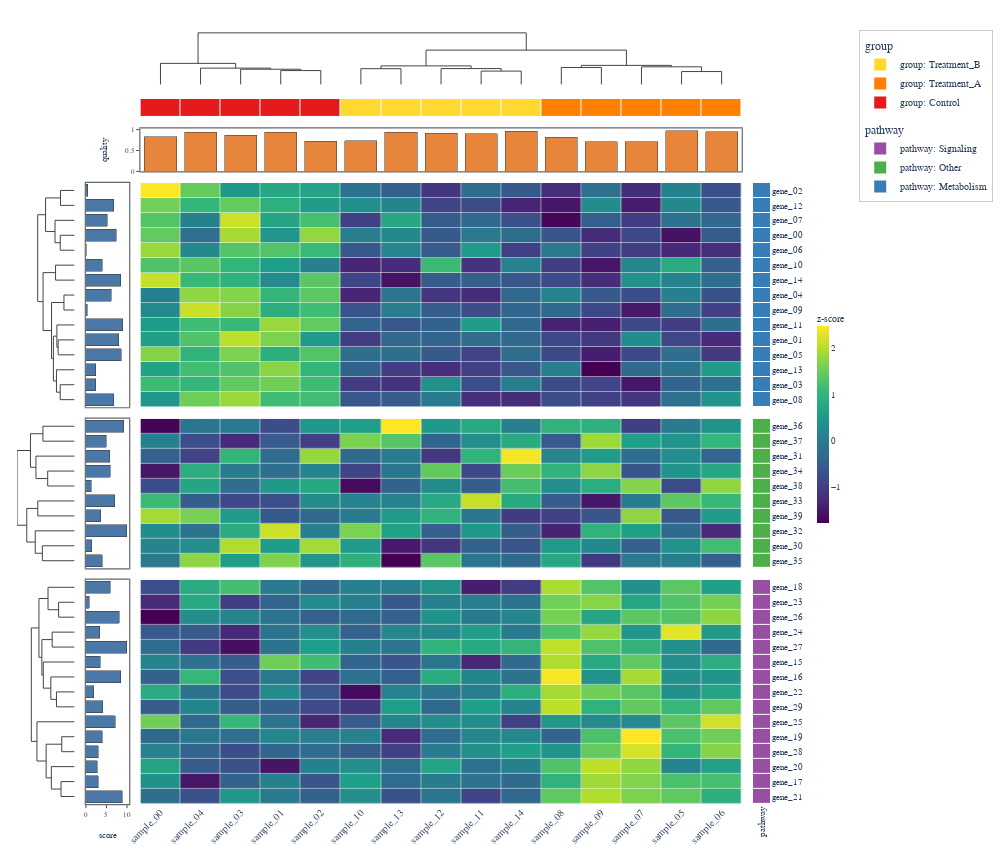

The cell this chart's notebook holds for it:
### Code cell
# Cell 5 — Split heatmap with left + right annotations and per-group dendrograms
hm5 = ComplexHeatmap(
    df,
    top_annotation=top_ha,
    left_annotation=left_ha,
    right_annotation=right_ha,
    split_rows_by="pathway",
    colorscale="Viridis",
    normalize="row",
    name="z-score",
    width=1000,
    height=850,
)
hm5.to_plotly()

### Figure 1 — Plotly figure (JSON) as saved in the notebook; plotly's stock layout.template omitted (floating-point values rounded to 4 significant figures; data arrays with more than 128 entries replaced by an {"elided": "..."} marker saying what was removed)
{"data": [{"colorbar": {"len": 0.3, "outlinewidth": 0, "thickness": 12, "tickfont": {"family": "Arial, Helvetica, sans-serif", "size": 9}, "title": {"font": {"family": "Arial, Helvetica, sans-serif", "size": 10}, "text": "z-score"}, "x": 1.056, "xpad": 4, "y": 0.5}, "colorscale": [[0.0, "#440154"], [0.1111, "#482878"], [0.2222, "#3e4989"], [0.3333, "#31688e"], [0.4444, "#26828e"], [0.5556, "#1f9e89"], [0.6667, "#35b779"], [0.7778, "#6ece58"], [0.8889, "#b5de2b"], [1.0, "#fde725"]], "customdata": {"elided": "15x15x2 str values"}, "hovertemplate": "row: %{customdata[0]}<br>col: %{customdata[1]}<br>value: %{z:.3f}<extra></extra>", "showscale": true, "type": "heatmap", "x": [0.0, 1.0, 2.0, 3.0, 4.0, 5.0, 6.0, 7.0, 8.0, 9.0, 10.0, 11.0, 12.0, 13.0, 14.0], "xaxis": "x6", "xgap": 0.5, "y": [0.0, 1.0, 2.0, 3.0, 4.0, 5.0, 6.0, 7.0, 8.0, 9.0, 10.0, 11.0, 12.0, 13.0, 14.0], "yaxis": "y6", "ygap": 0.5, "z": {"elided": "15x15 float values"}}, {"colorscale": [[0.0, "#440154"], [0.1111, "#482878"], [0.2222, "#3e4989"], [0.3333, "#31688e"], [0.4444, "#26828e"], [0.5556, "#1f9e89"], [0.6667, "#35b779"], [0.7778, "#6ece58"], [0.8889, "#b5de2b"], [1.0, "#fde725"]], "customdata": {"elided": "10x15x2 str values"}, "hovertemplate": "row: %{customdata[0]}<br>col: %{customdata[1]}<br>value: %{z:.3f}<extra></extra>", "showscale": false, "type": "heatmap", "x": [0.0, 1.0, 2.0, 3.0, 4.0, 5.0, 6.0, 7.0, 8.0, 9.0, 10.0, 11.0, 12.0, 13.0, 14.0], "xaxis": "x10", "xgap": 0.5, "y": [0.0, 1.0, 2.0, 3.0, 4.0, 5.0, 6.0, 7.0, 8.0, 9.0], "yaxis": "y10", "ygap": 0.5, "z": {"elided": "10x15 float values"}}, {"colorscale": [[0.0, "#440154"], [0.1111, "#482878"], [0.2222, "#3e4989"], [0.3333, "#31688e"], [0.4444, "#26828e"], [0.5556, "#1f9e89"], [0.6667, "#35b779"], [0.7778, "#6ece58"], [0.8889, "#b5de2b"], [1.0, "#fde725"]], "customdata": {"elided": "15x15x2 str values"}, "hovertemplate": "row: %{customdata[0]}<br>col: %{customdata[1]}<br>value: %{z:.3f}<extra></extra>", "showscale": false, "type": "heatmap", "x": [0.0, 1.0, 2.0, 3.0, 4.0, 5.0, 6.0, 7.0, 8.0, 9.0, 10.0, 11.0, 12.0, 13.0, 14.0], "xaxis": "x14", "xgap": 0.5, "y": [0.0, 1.0, 2.0, 3.0, 4.0, 5.0, 6.0, 7.0, 8.0, 9.0, 10.0, 11.0, 12.0, 13.0, 14.0], "yaxis": "y14", "ygap": 0.5, "z": {"elided": "15x15 float values"}}, {"hoverinfo": "none", "line": {"color": "#444444", "width": 1.0}, "mode": "lines", "showlegend": false, "type": "scatter", "x": [3.0, 3.0, 4.0, 4.0], "xaxis": "x", "y": [0.0, 5.689, 5.689, 0.0], "yaxis": "y"}, {"hoverinfo": "none", "line": {"color": "#444444", "width": 1.0}, "mode": "lines", "showlegend": false, "type": "scatter", "x": [2.0, 2.0, 3.5, 3.5], "xaxis": "x", "y": [0.0, 6.24, 6.24, 5.689], "yaxis": "y"}, {"hoverinfo": "none", "line": {"color": "#444444", "width": 1.0}, "mode": "lines", "showlegend": false, "type": "scatter", "x": [1.0, 1.0, 2.75, 2.75], "xaxis": "x", "y": [0.0, 6.687, 6.687, 6.24], "yaxis": "y"}, {"hoverinfo": "none", "line": {"color": "#444444", "width": 1.0}, "mode": "lines", "showlegend": false, "type": "scatter", "x": [0.0, 0.0, 1.875, 1.875], "xaxis": "x", "y": [0.0, 8.649, 8.649, 6.687], "yaxis": "y"}, {"hoverinfo": "none", "line": {"color": "#444444", "width": 1.0}, "mode": "lines", "showlegend": false, "type": "scatter", "x": [5.0, 5.0, 6.0, 6.0], "xaxis": "x", "y": [0.0, 6.457, 6.457, 0.0], "yaxis": "y"}, {"hoverinfo": "none", "line": {"color": "#444444", "width": 1.0}, "mode": "lines", "showlegend": false, "type": "scatter", "x": [8.0, 8.0, 9.0, 9.0], "xaxis": "x", "y": [0.0, 5.478, 5.478, 0.0], "yaxis": "y"}, {"hoverinfo": "none", "line": {"color": "#444444", "width": 1.0}, "mode": "lines", "showlegend": false, "type": "scatter", "x": [7.0, 7.0, 8.5, 8.5], "xaxis": "x", "y": [0.0, 6.502, 6.502, 5.478], "yaxis": "y"}, {"hoverinfo": "none", "line": {"color": "#444444", "width": 1.0}, "mode": "lines", "showlegend": false, "type": "scatter", "x": [5.5, 5.5, 7.75, 7.75], "xaxis": "x", "y": [6.457, 7.614, 7.614, 6.502], "yaxis": "y"}, {"hoverinfo": "none", "line": {"color": "#444444", "width": 1.0}, "mode": "lines", "showlegend": false, "type": "scatter", "x": [10.0, 10.0, 11.0, 11.0], "xaxis": "x", "y": [0.0, 6.959, 6.959, 0.0], "yaxis": "y"}, {"hoverinfo": "none", "line": {"color": "#444444", "width": 1.0}, "mode": "lines", "showlegend": false, "type": "scatter", "x": [13.0, 13.0, 14.0, 14.0], "xaxis": "x", "y": [0.0, 5.285, 5.285, 0.0], "yaxis": "y"}, {"hoverinfo": "none", "line": {"color": "#444444", "width": 1.0}, "mode": "lines", "showlegend": false, "type": "scatter", "x": [12.0, 12.0, 13.5, 13.5], "xaxis": "x", "y": [0.0, 7.23, 7.23, 5.285], "yaxis": "y"}, {"hoverinfo": "none", "line": {"color": "#444444", "width": 1.0}, "mode": "lines", "showlegend": false, "type": "scatter", "x": [10.5, 10.5, 12.75, 12.75], "xaxis": "x", "y": [6.959, 7.827, 7.827, 7.23], "yaxis": "y"}, {"hoverinfo": "none", "line": {"color": "#444444", "width": 1.0}, "mode": "lines", "showlegend": false, "type": "scatter", "x": [6.625, 6.625, 11.62, 11.62], "xaxis": "x", "y": [7.614, 14.09, 14.09, 7.827], "yaxis": "y"}, {"hoverinfo": "none", "line": {"color": "#444444", "width": 1.0}, "mode": "lines", "showlegend": false, "type": "scatter", "x": [0.9375, 0.9375, 9.125, 9.125], "xaxis": "x", "y": [8.649, 21.18, 21.18, 14.09], "yaxis": "y"}, {"hoverinfo": "none", "line": {"color": "#444444", "width": 1.0}, "mode": "lines", "showlegend": false, "type": "scatter", "x": [-0.0, -1.992, -1.992, -0.0], "xaxis": "x4", "y": [0.0, 0.0, 1.0, 1.0], "yaxis": "y4"}, {"hoverinfo": "none", "line": {"color": "#444444", "width": 1.0}, "mode": "lines", "showlegend": false, "type": "scatter", "x": [-0.0, -2.024, -2.024, -0.0], "xaxis": "x4", "y": [3.0, 3.0, 4.0, 4.0], "yaxis": "y4"}, {"hoverinfo": "none", "line": {"color": "#444444", "width": 1.0}, "mode": "lines", "showlegend": false, "type": "scatter", "x": [-0.0, -2.761, -2.761, -2.024], "xaxis": "x4", "y": [2.0, 2.0, 3.5, 3.5], "yaxis": "y4"}, {"hoverinfo": "none", "line": {"color": "#444444", "width": 1.0}, "mode": "lines", "showlegend": false, "type": "scatter", "x": [-1.992, -4.091, -4.091, -2.761], "xaxis": "x4", "y": [0.5, 0.5, 2.75, 2.75], "yaxis": "y4"}, {"hoverinfo": "none", "line": {"color": "#444444", "width": 1.0}, "mode": "lines", "showlegend": false, "type": "scatter", "x": [-0.0, -2.684, -2.684, -0.0], "xaxis": "x4", "y": [5.0, 5.0, 6.0, 6.0], "yaxis": "y4"}, {"hoverinfo": "none", "line": {"color": "#444444", "width": 1.0}, "mode": "lines", "showlegend": false, "type": "scatter", "x": [-0.0, -1.5, -1.5, -0.0], "xaxis": "x4", "y": [7.0, 7.0, 8.0, 8.0], "yaxis": "y4"}, {"hoverinfo": "none", "line": {"color": "#444444", "width": 1.0}, "mode": "lines", "showlegend": false, "type": "scatter", "x": [-0.0, -2.318, -2.318, -0.0], "xaxis": "x4", "y": [10.0, 10.0, 11.0, 11.0], "yaxis": "y4"}, {"hoverinfo": "none", "line": {"color": "#444444", "width": 1.0}, "mode": "lines", "showlegend": false, "type": "scatter", "x": [-0.0, -2.495, -2.495, -2.318], "xaxis": "x4", "y": [9.0, 9.0, 10.5, 10.5], "yaxis": "y4"}, {"hoverinfo": "none", "line": {"color": "#444444", "width": 1.0}, "mode": "lines", "showlegend": false, "type": "scatter", "x": [-0.0, -2.029, -2.029, -0.0], "xaxis": "x4", "y": [13.0, 13.0, 14.0, 14.0], "yaxis": "y4"}, {"hoverinfo": "none", "line": {"color": "#444444", "width": 1.0}, "mode": "lines", "showlegend": false, "type": "scatter", "x": [-0.0, -2.556, -2.556, -2.029], "xaxis": "x4", "y": [12.0, 12.0, 13.5, 13.5], "yaxis": "y4"}, {"hoverinfo": "none", "line": {"color": "#444444", "width": 1.0}, "mode": "lines", "showlegend": false, "type": "scatter", "x": [-2.495, -2.988, -2.988, -2.556], "xaxis": "x4", "y": [9.75, 9.75, 12.75, 12.75], "yaxis": "y4"}, {"hoverinfo": "none", "line": {"color": "#444444", "width": 1.0}, "mode": "lines", "showlegend": false, "type": "scatter", "x": [-1.5, -3.249, -3.249, -2.988], "xaxis": "x4", "y": [7.5, 7.5, 11.25, 11.25], "yaxis": "y4"}, {"hoverinfo": "none", "line": {"color": "#444444", "width": 1.0}, "mode": "lines", "showlegend": false, "type": "scatter", "x": [-2.684, -4.444, -4.444, -3.249], "xaxis": "x4", "y": [5.5, 5.5, 9.375, 9.375], "yaxis": "y4"}, {"hoverinfo": "none", "line": {"color": "#444444", "width": 1.0}, "mode": "lines", "showlegend": false, "type": "scatter", "x": [-4.091, -5.198, -5.198, -4.444], "xaxis": "x4", "y": [1.625, 1.625, 7.438, 7.438], "yaxis": "y4"}, {"hoverinfo": "none", "line": {"color": "#444444", "width": 1.0}, "mode": "lines", "showlegend": false, "type": "scatter", "x": [-0.0, -4.464, -4.464, -0.0], "xaxis": "x8", "y": [0.0, 0.0, 1.0, 1.0], "yaxis": "y8"}, {"hoverinfo": "none", "line": {"color": "#444444", "width": 1.0}, "mode": "lines", "showlegend": false, "type": "scatter", "x": [-0.0, -3.791, -3.791, -0.0], "xaxis": "x8", "y": [3.0, 3.0, 4.0, 4.0], "yaxis": "y8"}, {"hoverinfo": "none", "line": {"color": "#444444", "width": 1.0}, "mode": "lines", "showlegend": false, "type": "scatter", "x": [-0.0, -5.445, -5.445, -3.791], "xaxis": "x8", "y": [2.0, 2.0, 3.5, 3.5], "yaxis": "y8"}, {"hoverinfo": "none", "line": {"color": "#444444", "width": 1.0}, "mode": "lines", "showlegend": false, "type": "scatter", "x": [-4.464, -6.219, -6.219, -5.445], "xaxis": "x8", "y": [0.5, 0.5, 2.75, 2.75], "yaxis": "y8"}, {"hoverinfo": "none", "line": {"color": "#444444", "width": 1.0}, "mode": "lines", "showlegend": false, "type": "scatter", "x": [-0.0, -5.189, -5.189, -0.0], "xaxis": "x8", "y": [5.0, 5.0, 6.0, 6.0], "yaxis": "y8"}, {"hoverinfo": "none", "line": {"color": "#444444", "width": 1.0}, "mode": "lines", "showlegend": false, "type": "scatter", "x": [-0.0, -4.544, -4.544, -0.0], "xaxis": "x8", "y": [8.0, 8.0, 9.0, 9.0], "yaxis": "y8"}, {"hoverinfo": "none", "line": {"color": "#444444", "width": 1.0}, "mode": "lines", "showlegend": false, "type": "scatter", "x": [-0.0, -5.543, -5.543, -4.544], "xaxis": "x8", "y": [7.0, 7.0, 8.5, 8.5], "yaxis": "y8"}, {"hoverinfo": "none", "line": {"color": "#444444", "width": 1.0}, "mode": "lines", "showlegend": false, "type": "scatter", "x": [-5.189, -6.738, -6.738, -5.543], "xaxis": "x8", "y": [5.5, 5.5, 7.75, 7.75], "yaxis": "y8"}, {"hoverinfo": "none", "line": {"color": "#444444", "width": 1.0}, "mode": "lines", "showlegend": false, "type": "scatter", "x": [-6.219, -8.115, -8.115, -6.738], "xaxis": "x8", "y": [1.625, 1.625, 6.625, 6.625], "yaxis": "y8"}, {"hoverinfo": "none", "line": {"color": "#444444", "width": 1.0}, "mode": "lines", "showlegend": false, "type": "scatter", "x": [-0.0, -2.254, -2.254, -0.0], "xaxis": "x12", "y": [1.0, 1.0, 2.0, 2.0], "yaxis": "y12"}, {"hoverinfo": "none", "line": {"color": "#444444", "width": 1.0}, "mode": "lines", "showlegend": false, "type": "scatter", "x": [-0.0, -3.744, -3.744, -2.254], "xaxis": "x12", "y": [0.0, 0.0, 1.5, 1.5], "yaxis": "y12"}, {"hoverinfo": "none", "line": {"color": "#444444", "width": 1.0}, "mode": "lines", "showlegend": false, "type": "scatter", "x": [-0.0, -3.161, -3.161, -0.0], "xaxis": "x12", "y": [3.0, 3.0, 4.0, 4.0], "yaxis": "y12"}, {"hoverinfo": "none", "line": {"color": "#444444", "width": 1.0}, "mode": "lines", "showlegend": false, "type": "scatter", "x": [-0.0, -2.556, -2.556, -0.0], "xaxis": "x12", "y": [7.0, 7.0, 8.0, 8.0], "yaxis": "y12"}, {"hoverinfo": "none", "line": {"color": "#444444", "width": 1.0}, "mode": "lines", "showlegend": false, "type": "scatter", "x": [-0.0, -3.349, -3.349, -2.556], "xaxis": "x12", "y": [6.0, 6.0, 7.5, 7.5], "yaxis": "y12"}, {"hoverinfo": "none", "line": {"color": "#444444", "width": 1.0}, "mode": "lines", "showlegend": false, "type": "scatter", "x": [-0.0, -4.408, -4.408, -3.349], "xaxis": "x12", "y": [5.0, 5.0, 6.75, 6.75], "yaxis": "y12"}, {"hoverinfo": "none", "line": {"color": "#444444", "width": 1.0}, "mode": "lines", "showlegend": false, "type": "scatter", "x": [-3.161, -4.612, -4.612, -4.408], "xaxis": "x12", "y": [3.5, 3.5, 5.875, 5.875], "yaxis": "y12"}, {"hoverinfo": "none", "line": {"color": "#444444", "width": 1.0}, "mode": "lines", "showlegend": false, "type": "scatter", "x": [-3.744, -5.025, -5.025, -4.612], "xaxis": "x12", "y": [0.75, 0.75, 4.688, 4.688], "yaxis": "y12"}, {"hoverinfo": "none", "line": {"color": "#444444", "width": 1.0}, "mode": "lines", "showlegend": false, "type": "scatter", "x": [-0.0, -1.814, -1.814, -0.0], "xaxis": "x12", "y": [10.0, 10.0, 11.0, 11.0], "yaxis": "y12"}, {"hoverinfo": "none", "line": {"color": "#444444", "width": 1.0}, "mode": "lines", "showlegend": false, "type": "scatter", "x": [-0.0, -1.916, -1.916, -0.0], "xaxis": "x12", "y": [13.0, 13.0, 14.0, 14.0], "yaxis": "y12"}, {"hoverinfo": "none", "line": {"color": "#444444", "width": 1.0}, "mode": "lines", "showlegend": false, "type": "scatter", "x": [-0.0, -3.279, -3.279, -1.916], "xaxis": "x12", "y": [12.0, 12.0, 13.5, 13.5], "yaxis": "y12"}, {"hoverinfo": "none", "line": {"color": "#444444", "width": 1.0}, "mode": "lines", "showlegend": false, "type": "scatter", "x": [-1.814, -4.009, -4.009, -3.279], "xaxis": "x12", "y": [10.5, 10.5, 12.75, 12.75], "yaxis": "y12"}, {"hoverinfo": "none", "line": {"color": "#444444", "width": 1.0}, "mode": "lines", "showlegend": false, "type": "scatter", "x": [-0.0, -5.303, -5.303, -4.009], "xaxis": "x12", "y": [9.0, 9.0, 11.62, 11.62], "yaxis": "y12"}, {"hoverinfo": "none", "line": {"color": "#444444", "width": 1.0}, "mode": "lines", "showlegend": false, "type": "scatter", "x": [-5.025, -6.1, -6.1, -5.303], "xaxis": "x12", "y": [2.719, 2.719, 10.31, 10.31], "yaxis": "y12"}, {"colorscale": [[0.0, "#E41A1C"], [0.3333, "#E41A1C"], [0.3333, "#FF7F00"], [0.6667, "#FF7F00"], [0.6667, "#FFD92F"], [1.0, "#FFD92F"]], "customdata": [["Control", "Control", "Control", "Control", "Control", "Treatment_B", "Treatment_B", "Treatment_B", "Treatment_B", "Treatment_B", "Treatment_A", "Treatment_A", "Treatment_A", "Treatment_A", "Treatment_A"]], "hovertemplate": "group: %{customdata}<extra></extra>", "showscale": false, "type": "heatmap", "x": [0.0, 1.0, 2.0, 3.0, 4.0, 5.0, 6.0, 7.0, 8.0, 9.0, 10.0, 11.0, 12.0, 13.0, 14.0], "xaxis": "x2", "xgap": 1, "y": ["group"], "yaxis": "y2", "ygap": 1, "z": [[0, 0, 0, 0, 0, 2, 2, 2, 2, 2, 1, 1, 1, 1, 1]], "zmax": 2.5, "zmin": -0.5}, {"hovertemplate": "quality: %{y:.2f}<extra></extra>", "marker": {"color": "#E8853D", "line": {"color": "#333333", "width": 0.5}}, "name": "quality", "showlegend": false, "type": "bar", "x": [0.0, 1.0, 2.0, 3.0, 4.0, 5.0, 6.0, 7.0, 8.0, 9.0, 10.0, 11.0, 12.0, 13.0, 14.0], "xaxis": "x3", "y": [0.8235, 0.9406, 0.8666, 0.9381, 0.7254, 0.7328, 0.9321, 0.914, 0.9026, 0.9596, 0.8118, 0.7146, 0.7111, 0.9774, 0.9468], "yaxis": "y3"}, {"hovertemplate": "score: %{x:.2f}<extra></extra>", "marker": {"color": "#4C78A8", "line": {"color": "#333333", "width": 0.5}}, "name": "score", "orientation": "h", "showlegend": false, "type": "bar", "x": [0.4896, 6.716, 5.146, 7.394, 0.045, 4.014, 8.528, 6.219, 0.2961, 8.956, 8.009, 8.581, 2.377, 2.345, 6.773], "xaxis": "x5", "y": [0.0, 1.0, 2.0, 3.0, 4.0, 5.0, 6.0, 7.0, 8.0, 9.0, 10.0, 11.0, 12.0, 13.0, 14.0], "yaxis": "y5"}, {"hovertemplate": "score: %{x:.2f}<extra></extra>", "marker": {"color": "#4C78A8", "line": {"color": "#333333", "width": 0.5}}, "name": "score", "orientation": "h", "showlegend": false, "type": "bar", "x": [9.153, 4.969, 5.749, 5.952, 1.344, 7.009, 3.654, 9.976, 1.368, 3.924], "xaxis": "x9", "y": [0.0, 1.0, 2.0, 3.0, 4.0, 5.0, 6.0, 7.0, 8.0, 9.0], "yaxis": "y9"}, {"hovertemplate": "score: %{x:.2f}<extra></extra>", "marker": {"color": "#4C78A8", "line": {"color": "#333333", "width": 0.5}}, "name": "score", "orientation": "h", "showlegend": false, "type": "bar", "x": [5.903, 0.8481, 8.074, 3.419, 9.987, 3.48, 8.533, 1.876, 4.079, 7.176, 3.969, 2.964, 2.748, 2.989, 8.866], "xaxis": "x13", "y": [0.0, 1.0, 2.0, 3.0, 4.0, 5.0, 6.0, 7.0, 8.0, 9.0, 10.0, 11.0, 12.0, 13.0, 14.0], "yaxis": "y13"}, {"colorscale": [[0.0, "#377EB8"], [0.3333, "#377EB8"], [0.3333, "#4DAF4A"], [0.6667, "#4DAF4A"], [0.6667, "#984EA3"], [1.0, "#984EA3"]], "customdata": [["Metabolism"], ["Metabolism"], ["Metabolism"], ["Metabolism"], ["Metabolism"], ["Metabolism"], ["Metabolism"], ["Metabolism"], ["Metabolism"], ["Metabolism"], ["Metabolism"], ["Metabolism"], ["Metabolism"], ["Metabolism"], ["Metabolism"]], "hovertemplate": "pathway: %{customdata}<extra></extra>", "showscale": false, "type": "heatmap", "x": ["pathway"], "xaxis": "x7", "xgap": 1, "y": [0.0, 1.0, 2.0, 3.0, 4.0, 5.0, 6.0, 7.0, 8.0, 9.0, 10.0, 11.0, 12.0, 13.0, 14.0], "yaxis": "y7", "ygap": 1, "z": [[0], [0], [0], [0], [0], [0], [0], [0], [0], [0], [0], [0], [0], [0], [0]], "zmax": 2.5, "zmin": -0.5}, {"colorscale": [[0.0, "#377EB8"], [0.3333, "#377EB8"], [0.3333, "#4DAF4A"], [0.6667, "#4DAF4A"], [0.6667, "#984EA3"], [1.0, "#984EA3"]], "customdata": [["Other"], ["Other"], ["Other"], ["Other"], ["Other"], ["Other"], ["Other"], ["Other"], ["Other"], ["Other"]], "hovertemplate": "pathway: %{customdata}<extra></extra>", "showlegend": false, "showscale": false, "type": "heatmap", "x": ["pathway"], "xaxis": "x11", "xgap": 1, "y": [0.0, 1.0, 2.0, 3.0, 4.0, 5.0, 6.0, 7.0, 8.0, 9.0], "yaxis": "y11", "ygap": 1, "z": [[1], [1], [1], [1], [1], [1], [1], [1], [1], [1]], "zmax": 2.5, "zmin": -0.5}, {"colorscale": [[0.0, "#377EB8"], [0.3333, "#377EB8"], [0.3333, "#4DAF4A"], [0.6667, "#4DAF4A"], [0.6667, "#984EA3"], [1.0, "#984EA3"]], "customdata": [["Signaling"], ["Signaling"], ["Signaling"], ["Signaling"], ["Signaling"], ["Signaling"], ["Signaling"], ["Signaling"], ["Signaling"], ["Signaling"], ["Signaling"], ["Signaling"], ["Signaling"], ["Signaling"], ["Signaling"]], "hovertemplate": "pathway: %{customdata}<extra></extra>", "showlegend": false, "showscale": false, "type": "heatmap", "x": ["pathway"], "xaxis": "x15", "xgap": 1, "y": [0.0, 1.0, 2.0, 3.0, 4.0, 5.0, 6.0, 7.0, 8.0, 9.0, 10.0, 11.0, 12.0, 13.0, 14.0], "yaxis": "y15", "ygap": 1, "z": [[2], [2], [2], [2], [2], [2], [2], [2], [2], [2], [2], [2], [2], [2], [2]], "zmax": 2.5, "zmin": -0.5}, {"legendgroup": "group", "legendgrouptitle": {"text": "group"}, "marker": {"color": "#E41A1C", "size": 10, "symbol": "square"}, "mode": "markers", "name": "group: Control", "showlegend": true, "type": "scatter", "x": [null], "y": [null]}, {"legendgroup": "group", "legendgrouptitle": {"text": "group"}, "marker": {"color": "#FF7F00", "size": 10, "symbol": "square"}, "mode": "markers", "name": "group: Treatment_A", "showlegend": true, "type": "scatter", "x": [null], "y": [null]}, {"legendgroup": "group", "legendgrouptitle": {"text": "group"}, "marker": {"color": "#FFD92F", "size": 10, "symbol": "square"}, "mode": "markers", "name": "group: Treatment_B", "showlegend": true, "type": "scatter", "x": [null], "y": [null]}, {"legendgroup": "pathway", "legendgrouptitle": {"text": "pathway"}, "marker": {"color": "#377EB8", "size": 10, "symbol": "square"}, "mode": "markers", "name": "pathway: Metabolism", "showlegend": true, "type": "scatter", "x": [null], "y": [null]}, {"legendgroup": "pathway", "legendgrouptitle": {"text": "pathway"}, "marker": {"color": "#4DAF4A", "size": 10, "symbol": "square"}, "mode": "markers", "name": "pathway: Other", "showlegend": true, "type": "scatter", "x": [null], "y": [null]}, {"legendgroup": "pathway", "legendgrouptitle": {"text": "pathway"}, "marker": {"color": "#984EA3", "size": 10, "symbol": "square"}, "mode": "markers", "name": "pathway: Signaling", "showlegend": true, "type": "scatter", "x": [null], "y": [null]}], "layout": {"barmode": "stack", "font": {"family": "Arial, Helvetica, sans-serif", "size": 11}, "height": 850, "legend": {"bgcolor": "rgba(255,255,255,0.8)", "bordercolor": "#cccccc", "borderwidth": 1, "font": {"family": "Arial, Helvetica, sans-serif", "size": 10}, "itemsizing": "constant", "tracegroupgap": 8, "x": 1.117, "xanchor": "left", "y": 1.0, "yanchor": "top"}, "margin": {"b": 5, "l": 5, "r": 229, "t": 30}, "paper_bgcolor": "white", "plot_bgcolor": "rgba(0,0,0,0)", "width": 1000, "xaxis": {"anchor": "y", "domain": [0.1637, 0.9611], "matches": "x14", "showgrid": false, "showline": false, "showticklabels": false, "zeroline": false}, "xaxis10": {"anchor": "y10", "domain": [0.1637, 0.9611], "matches": "x14", "showgrid": false, "showline": false, "showticklabels": false, "tickvals": [], "zeroline": false}, "xaxis11": {"anchor": "y11", "domain": [0.9761, 1.0], "matches": "x15", "showgrid": false, "showline": false, "showticklabels": false, "zeroline": false}, "xaxis12": {"anchor": "y12", "domain": [0.0, 0.0764], "showgrid": false, "showline": false, "showticklabels": false, "zeroline": false}, "xaxis13": {"anchor": "y13", "domain": [0.0914, 0.1487], "linecolor": "#666666", "linewidth": 1.2, "mirror": true, "showgrid": false, "showline": true, "showticklabels": true, "tickfont": {"family": "Arial, Helvetica, sans-serif", "size": 7}, "ticklen": 3, "ticks": "outside", "title": {"font": {"family": "Arial, Helvetica, sans-serif", "size": 9}, "text": "score"}, "zeroline": false}, "xaxis14": {"anchor": "y14", "domain": [0.1637, 0.9611], "showgrid": false, "showline": false, "showticklabels": true, "side": "bottom", "tickangle": -45, "tickfont": {"family": "Arial, Helvetica, sans-serif", "size": 10}, "ticktext": ["sample_00", "sample_04", "sample_03", "sample_01", "sample_02", "sample_10", "sample_13", "sample_12", "sample_11", "sample_14", "sample_08", "sample_09", "sample_07", "sample_05", "sample_06"], "tickvals": [0, 1, 2, 3, 4, 5, 6, 7, 8, 9, 10, 11, 12, 13, 14], "zeroline": false}, "xaxis15": {"anchor": "y15", "domain": [0.9761, 1.0], "showgrid": false, "showline": false, "showticklabels": true, "tickangle": -90, "tickfont": {"family": "Arial, Helvetica, sans-serif", "size": 9}, "ticktext": ["pathway"], "tickvals": ["pathway"], "zeroline": false}, "xaxis2": {"anchor": "y2", "domain": [0.1637, 0.9611], "matches": "x14", "showgrid": false, "showline": false, "showticklabels": false, "zeroline": false}, "xaxis3": {"anchor": "y3", "domain": [0.1637, 0.9611], "linecolor": "#666666", "linewidth": 1.2, "matches": "x14", "mirror": true, "showgrid": false, "showline": true, "showticklabels": false, "zeroline": false}, "xaxis4": {"anchor": "y4", "domain": [0.0, 0.0764], "matches": "x12", "showgrid": false, "showline": false, "showticklabels": false, "zeroline": false}, "xaxis5": {"anchor": "y5", "domain": [0.0914, 0.1487], "linecolor": "#666666", "linewidth": 1.2, "matches": "x13", "mirror": true, "showgrid": false, "showline": true, "showticklabels": false, "zeroline": false}, "xaxis6": {"anchor": "y6", "domain": [0.1637, 0.9611], "matches": "x14", "showgrid": false, "showline": false, "showticklabels": false, "tickvals": [], "zeroline": false}, "xaxis7": {"anchor": "y7", "domain": [0.9761, 1.0], "matches": "x15", "showgrid": false, "showline": false, "showticklabels": false, "zeroline": false}, "xaxis8": {"anchor": "y8", "domain": [0.0, 0.0764], "matches": "x12", "showgrid": false, "showline": false, "showticklabels": false, "zeroline": false}, "xaxis9": {"anchor": "y9", "domain": [0.0914, 0.1487], "linecolor": "#666666", "linewidth": 1.2, "matches": "x13", "mirror": true, "showgrid": false, "showline": true, "showticklabels": false, "zeroline": false}, "yaxis": {"anchor": "x", "domain": [0.926, 1.0], "showgrid": false, "showline": false, "showticklabels": false, "zeroline": false}, "yaxis10": {"anchor": "x10", "autorange": false, "domain": [0.3046, 0.4977], "matches": "y8", "range": [9.5, -0.5], "showgrid": false, "showline": false, "showticklabels": false, "zeroline": false}, "yaxis11": {"anchor": "x11", "autorange": false, "domain": [0.3046, 0.4977], "matches": "y8", "range": [9.5, -0.5], "showgrid": false, "showline": false, "showticklabels": true, "side": "right", "tickfont": {"family": "Arial, Helvetica, sans-serif", "size": 9}, "ticktext": ["gene_36", "gene_37", "gene_31", "gene_34", "gene_38", "gene_33", "gene_39", "gene_32", "gene_30", "gene_35"], "tickvals": [0, 1, 2, 3, 4, 5, 6, 7, 8, 9], "zeroline": false}, "yaxis12": {"anchor": "x12", "autorange": false, "domain": [0.0, 0.2896], "range": [14.5, -0.5], "showgrid": false, "showline": false, "showticklabels": false, "zeroline": false}, "yaxis13": {"anchor": "x13", "autorange": false, "domain": [0.0, 0.2896], "linecolor": "#666666", "linewidth": 1.2, "matches": "y12", "mirror": true, "range": [14.5, -0.5], "showgrid": false, "showline": true, "showticklabels": false, "zeroline": false}, "yaxis14": {"anchor": "x14", "autorange": false, "domain": [0.0, 0.2896], "matches": "y12", "range": [14.5, -0.5], "showgrid": false, "showline": false, "showticklabels": false, "zeroline": false}, "yaxis15": {"anchor": "x15", "autorange": false, "domain": [0.0, 0.2896], "matches": "y12", "range": [14.5, -0.5], "showgrid": false, "showline": false, "showticklabels": true, "side": "right", "tickfont": {"family": "Arial, Helvetica, sans-serif", "size": 9}, "ticktext": ["gene_18", "gene_23", "gene_26", "gene_24", "gene_27", "gene_15", "gene_16", "gene_22", "gene_29", "gene_25", "gene_19", "gene_28", "gene_20", "gene_17", "gene_21"], "tickvals": [0, 1, 2, 3, 4, 5, 6, 7, 8, 9, 10, 11, 12, 13, 14], "zeroline": false}, "yaxis2": {"anchor": "x2", "domain": [0.8879, 0.911], "showgrid": false, "showline": false, "showticklabels": false, "zeroline": false}, "yaxis3": {"anchor": "x3", "domain": [0.8174, 0.8729], "linecolor": "#666666", "linewidth": 1.2, "mirror": true, "showgrid": false, "showline": true, "showticklabels": true, "tickfont": {"family": "Arial, Helvetica, sans-serif", "size": 7}, "ticklen": 3, "ticks": "outside", "title": {"font": {"family": "Arial, Helvetica, sans-serif", "size": 9}, "text": "quality"}, "zeroline": false}, "yaxis4": {"anchor": "x4", "autorange": false, "domain": [0.5127, 0.8024], "range": [14.5, -0.5], "showgrid": false, "showline": false, "showticklabels": false, "zeroline": false}, "yaxis5": {"anchor": "x5", "autorange": false, "domain": [0.5127, 0.8024], "linecolor": "#666666", "linewidth": 1.2, "matches": "y4", "mirror": true, "range": [14.5, -0.5], "showgrid": false, "showline": true, "showticklabels": false, "zeroline": false}, "yaxis6": {"anchor": "x6", "autorange": false, "domain": [0.5127, 0.8024], "matches": "y4", "range": [14.5, -0.5], "showgrid": false, "showline": false, "showticklabels": false, "zeroline": false}, "yaxis7": {"anchor": "x7", "autorange": false, "domain": [0.5127, 0.8024], "matches": "y4", "range": [14.5, -0.5], "showgrid": false, "showline": false, "showticklabels": true, "side": "right", "tickfont": {"family": "Arial, Helvetica, sans-serif", "size": 9}, "ticktext": ["gene_02", "gene_12", "gene_07", "gene_00", "gene_06", "gene_10", "gene_14", "gene_04", "gene_09", "gene_11", "gene_01", "gene_05", "gene_13", "gene_03", "gene_08"], "tickvals": [0, 1, 2, 3, 4, 5, 6, 7, 8, 9, 10, 11, 12, 13, 14], "zeroline": false}, "yaxis8": {"anchor": "x8", "autorange": false, "domain": [0.3046, 0.4977], "range": [9.5, -0.5], "showgrid": false, "showline": false, "showticklabels": false, "zeroline": false}, "yaxis9": {"anchor": "x9", "autorange": false, "domain": [0.3046, 0.4977], "linecolor": "#666666", "linewidth": 1.2, "matches": "y8", "mirror": true, "range": [9.5, -0.5], "showgrid": false, "showline": true, "showticklabels": false, "zeroline": false}}}
